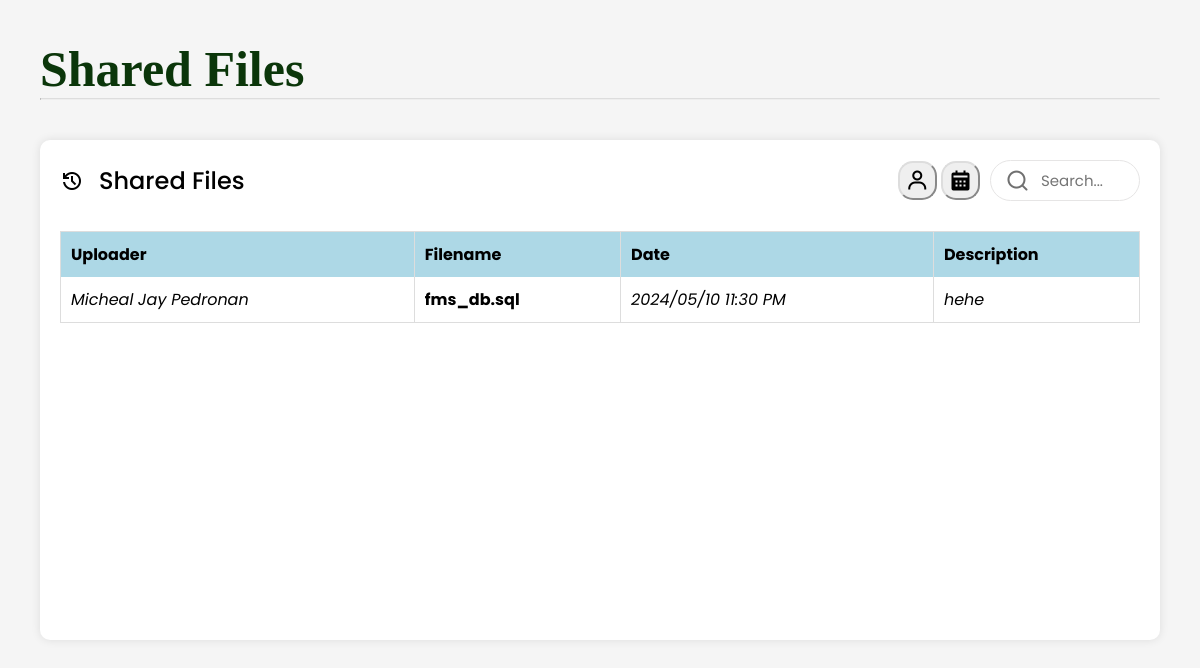
Screenshot of /shared-files.php with the database file from the repository.
### tables this page shows
CREATE TABLE `files` (
  `id` int(11) NOT NULL,
  `name` varchar(200) NOT NULL,
  `description` text NOT NULL,
  `user_id` int(30) NOT NULL,
  `folder_id` int(30) NOT NULL,
  `file_type` varchar(50) NOT NULL,
  `file_path` text NOT NULL,
  `is_public` tinyint(1) DEFAULT 0,
  `date_updated` datetime NOT NULL DEFAULT current_timestamp() ON UPDATE current_timestamp()
);

CREATE TABLE `users` (
  `id` int(30) NOT NULL,
  `name` varchar(200) NOT NULL,
  `username` varchar(100) NOT NULL,
  `password` varchar(200) NOT NULL,
  `type` tinyint(1) NOT NULL DEFAULT 2 COMMENT '1+admin , 2 = users'
);

### shared-files.php (the view, shortened to what this page needs)
<link rel="stylesheet" href= "./css/home.css">
<link rel="stylesheet" href="https://unicons.iconscout.com/release/v4.0.0/css/line.css">
<link href='https://unpkg.com/boxicons@2.0.9/css/boxicons.min.css' rel='stylesheet'>
<div class="dash-content">
    <div class="overview">
        <div class="title">
            <h2>Shared Files</h2>
        </div>
        <hr>
    </div>
    <div class="container">
	<?php include('db_connect.php') ;
	$files = $conn->query("SELECT f.*,u.name as uname FROM files f inner join users u on u.id = f.user_id where  f.is_public = 1 order by date(f.date_updated) desc");
	?>
        <div class="activity">
            <div class="title">
                <div class="act">
                    <span class="material-symbols-outlined">history</span>
                    <span class="text">Shared Files</span>
                </div>
            	<div class="buttons">
                    <button id="dropdown1" class="dropdown-button">
                        <i class='bx bx-user' ></i>
                    </button>
                    <button id="dropdown2" class="dropdown-button">
                        <i class='bx bxs-calendar' ></i>
                    </button>
                </div>
				<div class="bottom-search">
					<div class="search">
						<input type="text" placeholder="Search...">
					</div>
				</div>
            </div>
			<div class="table-container">
				<div class="dashboard-table-wrapper">
					<table class="table">
						<thead>
							<tr>
							<th>Uploader</th>
							<th>Filename</th>
							<th>Date</th>
							<th>Description</th>
							</tr>
						</thead>
						<tbody>
						<?php
					while($row=$files->fetch_assoc()):
						$name = explode(' ||',$row['name']);
						$name = isset($name[1]) ? $name[0] ." (".$name[1].").".$row['file_type'] : $name[0] .".".$row['file_type'];
						$icon ='fa-file';
					?>
						<tr class='file-item' data-id="<?php echo $row['id'] ?>" data-name="<?php echo $name ?>">
							<td><i><?php echo ucwords($row['uname']) ?></i></td>
							<td><large><span><i class="fa <?php echo $icon ?>"></i></span><b> <?php echo $name ?></b></large>
							</td>
							<td><i><?php echo date('Y/m/d h:i A',strtotime($row['date_updated'])) ?></i></td>
							<td><i><?php echo $row['description'] ?></i></td>
						</tr>
					<?php endwhile; ?>
					</table>
				</div>
			</div>
		</div>
	</div>
</div>

### css/home.css (style rules this page uses)
* { margin: 0; padding: 0; box-sizing: border-box; font-family: 'Poppins', sans-serif; }
h2 { font-size: 50px; font-weight: bold; color: #0B360A; font-family: montserrat; }
.dash-content { margin: 40px; height: 100%; }
.dash-content .title { display: flex; align-items: center; margin: 0px 0 30px 0; justify-content: space-between; }
.dash-content .title i { position: relative; height: 35px; width: 35px; border-radius: 6px; display: flex; align-items: center; justify-content: center; font-size: 24px; }
.dash-content .title .text { font-size: 24px; font-weight: 500; color: var(--text-color); margin-left: 10px; }
.buttons { background-color: white; margin-left: auto; margin-right: 10px; border-radius: 20px; }
.buttons button { border-color: #DDD; border-radius: 15px; }
.table { width: 100%; border-collapse: collapse; color:#000; font-family: 'Lato', sans-serif; border: 1px solid #DDD; }
.table th { background-color: lightblue; color: black; padding: 10px; text-align: left; border-right: 1px solid #DDD; }
.table th:nth-child(2), .table th:nth-child(3) { min-width: 80px; }
.table td:first-child { border-left: 1px solid #DDD; }
.table td { padding: 10px; border-bottom: 1px solid #DDD; border-right: 1px solid #DDD; color: #000; }
hr { margin-top: -30px; margin-bottom: 40px; border-top: 1px solid #DDD; }
.text { display: flex; flex-direction: column; }
.container { flex-basis: calc(50% - 20px); background-color: white; padding: 20px; border-radius: 10px; box-shadow: 0 0 10px rgba(0, 0, 0, 0.1); margin-top: 20px; height: 500px; max-width: 100%; }
.bottom-search .search { position: relative; display: flex; align-items: center; }
.bottom-search input[type="text"] { padding: 8px 30px 8px 50px; border: 1px solid var(--border-color); background-color: var(--panel-color); border-radius: 25px; height: 100%; width: 150px; color: var(--text-color); font-size: 15px; font-weight: 400; outline: none; }
.dashboard-table-wrapper { max-height: 390px; overflow-y: auto; }
.act { display: flex; align-items: center; }
.material-symbols-outlined { margin-right: 5px; }

### shared-files.php (style rules this page uses)
.file-item { cursor: pointer; }

### rows the page displays
files: user.name "Micheal Jay Pedronan", name "fms_db.sql", date_updated "2024/05/10 11:30 PM", description "hehe"
